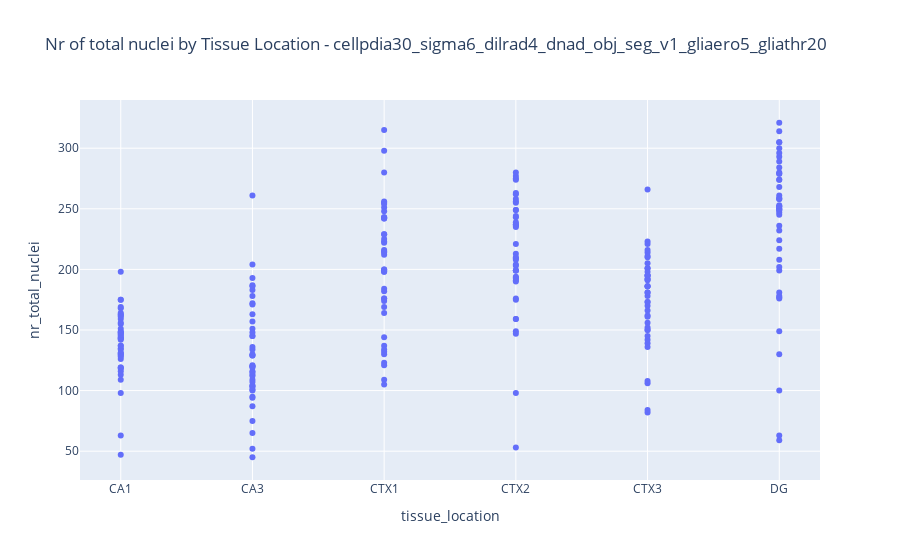

Here is the notebook cell this chart was saved with:
### Code cell
# Create the plot
fig = px.scatter(df, x='tissue_location', y='nr_total_nuclei',
                 hover_data=['staining_id','index'], title=f'Nr of total nuclei by Tissue Location - {title}')

# Show the plot
fig.show()

### Figure 1 — Plotly figure (JSON) as saved in the notebook; plotly's stock layout.template omitted (floating-point values rounded to 4 significant figures; data arrays with more than 128 entries replaced by an {"elided": "..."} marker saying what was removed)
{"data": [{"customdata": {"elided": "252x2 int values"}, "hovertemplate": "tissue_location=%{x}<br>nr_total_nuclei=%{y}<br>staining_id=%{customdata[0]}<br>index=%{customdata[1]}<extra></extra>", "legendgroup": "", "marker": {"color": "#636efa", "symbol": "circle"}, "mode": "markers", "name": "", "orientation": "v", "showlegend": false, "type": "scatter", "x": {"elided": "252 str values"}, "xaxis": "x", "y": {"elided": "252 int values"}, "yaxis": "y"}], "layout": {"legend": {"tracegroupgap": 0}, "title": {"text": "Nr of total nuclei by Tissue Location - cellpdia30_sigma6_dilrad4_dnad_obj_seg_v1_gliaero5_gliathr20"}, "xaxis": {"anchor": "y", "domain": [0, 1], "title": {"text": "tissue_location"}}, "yaxis": {"anchor": "x", "domain": [0, 1], "title": {"text": "nr_total_nuclei"}}}}
